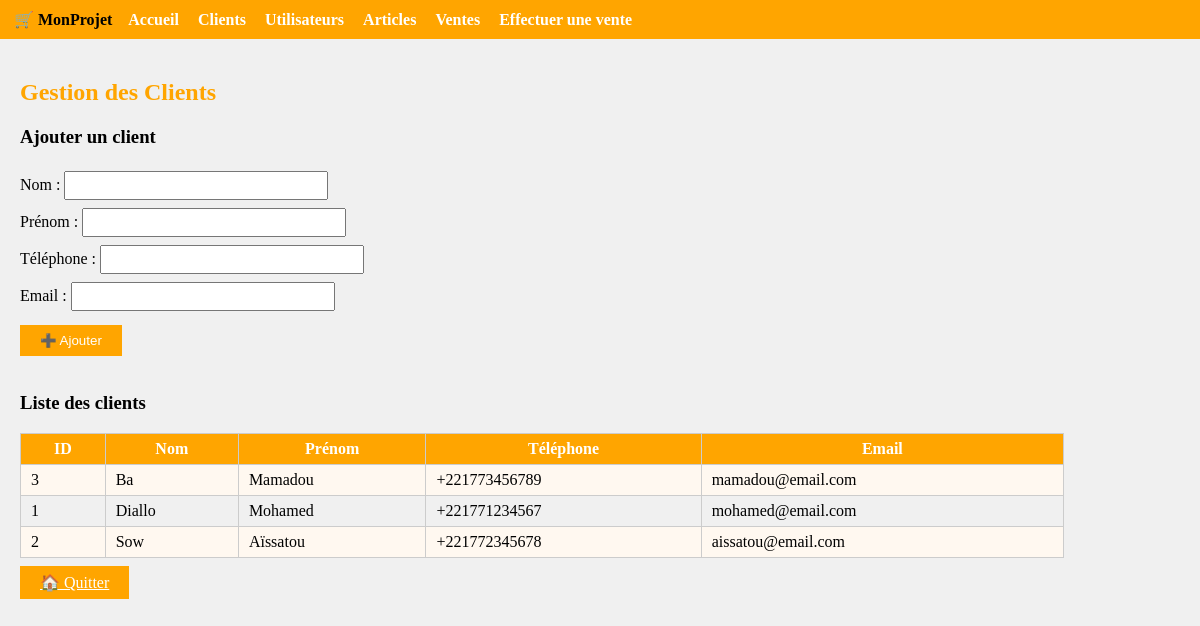
/clients.php, run on the app's committed database.
### tables this page shows
CREATE TABLE `clients` (
  `id` int(11) NOT NULL AUTO_INCREMENT,
  `nom_client` varchar(100) NOT NULL,
  `prenom_client` varchar(100) NOT NULL,
  `age` int(2) DEFAULT NULL,
  `adresse` varchar(150) DEFAULT NULL,
  `ville` varchar(50) DEFAULT NULL,
  `tel` varchar(20) DEFAULT NULL,
  `mail` varchar(100) DEFAULT NULL,
  `date_inscription` timestamp DEFAULT CURRENT_TIMESTAMP,
  PRIMARY KEY (`id`),
  INDEX `idx_nom` (`nom_client`)
);

### clients.php (the view, shortened to what this page needs)
<?php
include 'config.php';
?>
<!DOCTYPE html>
<html>
<head>
</head>
<body>
<div class="menu">
    &nbsp;🛒 <b>MonProjet</b> &nbsp;&nbsp;
    <a href="accueil.php">Accueil</a>
    <a href="clients.php">Clients</a>
    <a href="users.php">Utilisateurs</a>
    <a href="article.php">Articles</a>
    <a href="vente.php">Ventes</a>
    <a href="effectuer_vente.php">Effectuer une vente</a>
</div>
<div class="contenu">
    <h2>Gestion des Clients</h2>
    <h3>Ajouter un client</h3>
    <form method='POST'>
        Nom : <input type='text' name='nom_client' required><br>
        Prénom : <input type='text' name='prenom_client' required><br>
        Téléphone : <input type='text' name='tel'><br>
        Email : <input type='email' name='mail'><br>
        <input type='submit' name='btn_ajouter_client' value='➕ Ajouter'>
    </form><br>
    <h3>Liste des clients</h3>
    <table>
        <tr>
            <th>ID</th>
            <th>Nom</th>
            <th>Prénom</th>
            <th>Téléphone</th>
            <th>Email</th>
        </tr>
        <?php
        $res = mysqli_query($conn, "SELECT * FROM clients ORDER BY nom_client");
        if(mysqli_num_rows($res) > 0) {
            while($row = mysqli_fetch_assoc($res)){
                echo "<tr>
                        <td>{$row['id']}</td>
                        <td>{$row['nom_client']}</td>
                        <td>{$row['prenom_client']}</td>
                        <td>{$row['tel']}</td>
                        <td>{$row['mail']}</td>
                      </tr>";
            }
        } else {
            echo "<tr><td colspan='5' style='text-align:center;'>Aucun client</td></tr>";
        }
        ?>
    </table>
    <div class="btn-container">
        <a href="accueil.php" class="btn">🏠 Quitter</a>
    </div>
</div>
</body>
</html>

### clients.php (style rules this page uses)
body { font-family: verdana; background-color: #f0f0f0; margin: 0; padding: 0; }
.menu { background-color: orange; padding: 10px; }
.menu a { color: white; margin-right: 15px; text-decoration: none; font-weight: bold; }
.contenu { padding: 20px; }
h2 { color: orange; }
table { border-collapse: collapse; width: 90%; }
td, th { border: 1px solid #ccc; padding: 6px 10px; }
th { background-color: orange; color: white; }
tr:nth-child(even) { background-color: #fff8f0; }
input[type=text], input[type=number], input[type=email], select { padding: 5px; margin: 4px 0; width: 250px; }
input[type=submit], .btn { background: orange; color: white; border: none; padding: 8px 20px; cursor: pointer; margin-top: 10px; margin-right: 5px; }
.btn-container { margin-top: 15px; }

### data on the page
clients: id "3", nom_client "Ba", prenom_client "Mamadou", tel "+221773456789", mail "mamadou@email.com"
clients: id "1", nom_client "Diallo", prenom_client "Mohamed", tel "+221771234567", mail "mohamed@email.com"
clients: id "2", nom_client "Sow", prenom_client "Aïssatou", tel "+221772345678", mail "aissatou@email.com"
